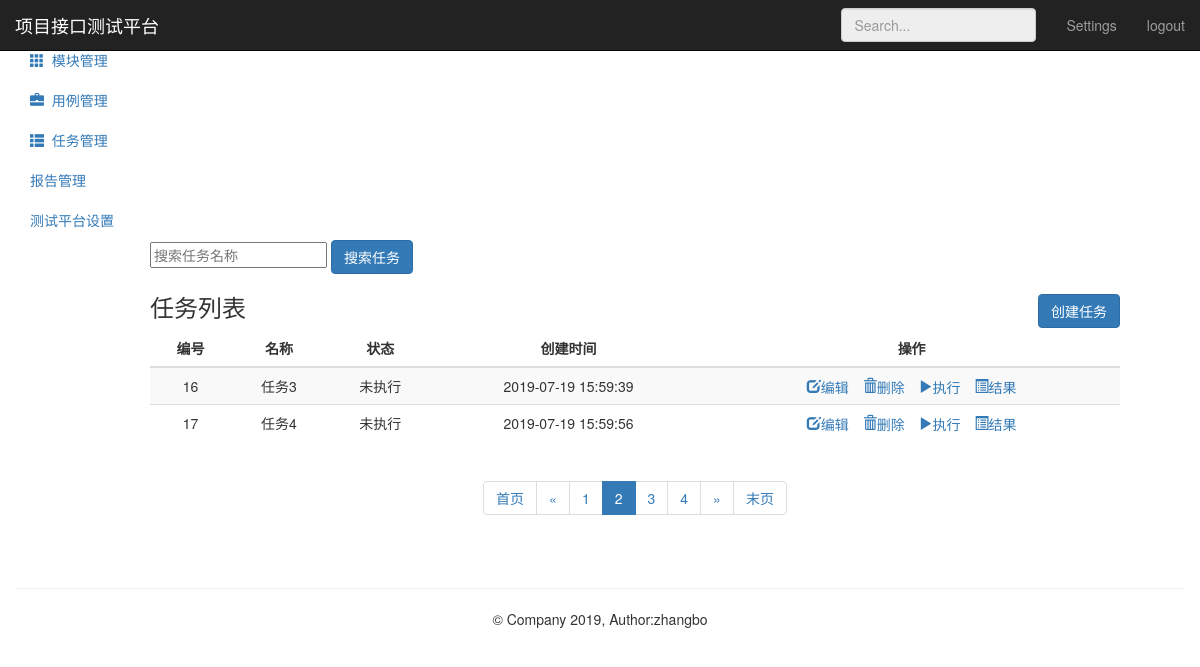
Screenshot of /testtask/?page=2 (signed in) with the database file from the repository.
### testtask_app/models.py (models this page shows, shortened)
class TestTask(models.Model):
      name = models.CharField("名称",max_length=100,blank=False,default="")
      status = models.IntegerField("状态：",default=0)#未执行0、执行中1、执行成功2、执行失败3
      describe = models.TextField("描述",default="")
      cases = models.TextField("关联用例",default="")
      create_time = models.DateTimeField("创建时间",auto_now_add=True)

### testtask_app/views.py (the view)
# urls.py: path('',views.testtask_manage),
@login_required
def testtask_manage(request):
    tasks = TestTask.objects.all()
    paginator = Paginator(tasks,2)
    paginator_num_pages = paginator.num_pages
    paginator_num_pages_array_ = paginator.page_range
    page1 = paginator.page(1)
    page_num = page1.number
    page = request.GET.get('page','')
    print ("urlpage传参：",page)
    try:
        contacts = paginator.page(page)
        print ("contacts---------->1",contacts)
    except PageNotAnInteger:
        contacts = paginator.page(1)
        print ("contacts---------->2",contacts)
    except EmptyPage:
        contacts = paginator.page(paginator.num_pages)
        print ("contacts---------->3",contacts)
    return render(request,"task_list.html",{"type":"list",
                                            "tasks":contacts,
                                            "page":page,
                                            "page_num":page_num,
                                            "paginator_num_pages":paginator_num_pages,
                                            "paginator_num_pages_array_":paginator_num_pages_array_})

### templates/task_list.html (shortened to what this page needs)
{% extends "base.html" %}
{% block base %}
<nav class="navbar navbar-inverse navbar-fixed-top" xmlns="http://www.w3.org/1999/html">
    <div class="container-fluid">
        <div class="navbar-header">
            <a class="navbar-brand" href="#">项目接口测试平台</a>
        </div>
        <div id="navbar" class="navbar-collapse collapse">
            <ul class="nav navbar-nav navbar-right">
                <li><a href="#">Settings</a></li>
                <li><a href="/logout/">logout</a></li>
            </ul>
            <form class="navbar-form navbar-right">
                <input type="text" class="form-control" placeholder="Search..."  disabled="disabled">
            </form>
        </div>
    </div>
</nav>
<div class="container-fluid">
    <div class="row">
        <div class="col-sm-3 col-md-2 sidebar" style="width:150px;">
            <ul class="nav nav-sidebar">
                <li>
                    <a href="/project/">
                    </a>
                </li>
                <li>
                    <a href="/module/">
                        <i class="glyphicon glyphicon-th"></i>&nbsp;&nbsp;模块管理
                    </a>
                </li>
            </ul>
            <ul class="nav nav-sidebar">
                <li>
                   <a href="/testcase/">
                       <i class="glyphicon glyphicon-briefcase"></i>&nbsp;&nbsp;用例管理
                   </a>
                </li>
                <li class="active">
                   <a href="/testtask/">
                       <i class="glyphicon glyphicon-th-list"></i>&nbsp;&nbsp;任务管理
                   </a>
                </li>
            </ul>
            <ul class="nav nav-sidebar">
                <li><a href="">报告管理</a></li>
                <li><a href="">测试平台设置</a></li>
            </ul>
        </div>
        <div style="margin-left: 135px;" class="col-sm-9 col-sm-offset-3 col-md-10 col-md-offset-2 main">
            {% if type == "list" %}
                <form class="module" method="get" name="module-page" action="search">
                    <input  type="text" name="search_name" placeholder="搜索任务名称">
                    <button class="btn btn-primary" type="submit" >搜索任务</button>
                </form>
                <h3 class="sub-header">任务列表
                    <button class="btn btn-primary" name="submit" style="float:right;"
                            onclick="location.href='/testtask/add_task/'">创建任务</button>
                </h3>
                <div class="table-responsive op">
                    <table class="table table-striped">
                        <thead>
                            <tr>
                                <th class="op">编号</th>
                                <th class="op">名称</th>
                                <th class="op">状态</th>
                                <th class="op">创建时间</th>
                                <th class="op">操作</th>
                            </tr>
                        </thead>
                        <tbody>
                            {% for task in tasks %}
                            <tr>
                                <td>{{ task.id}}</td>
                                <td>{{ task.name}}</td>
                                {% if task.status == 0 %}
                                    <td>未执行</td>
                                {% elif task.status == 1 %}
                                    <td>执行中</td>
                                {% elif task.status == 2 %}
                                    <td>已完成</td>
                                {% else %}
                                    <td>失败</td>
                                {% endif %}
                                <td>{{ task.create_time | date:"Y-m-d H:i:s" }}</td>
                                <td>
                                    <a href="/testtask/edit_task/{{ task.id }}/">
                                          <i class="glyphicon glyphicon-edit">编辑</i>
                                    </a>
                                    <a href="/testtask/delete_task/{{ task.id }}/" style="margin-left:10px;"
                                              onclick="return del_task()">
                                          <i class="glyphicon glyphicon-trash">删除</i>
                                    </a>
                                    <a href="#" onclick="return RunTask('{{ task.id }}')" style="margin-left:10px;">
                                          <i class="glyphicon glyphicon-play">执行</i>
                                    </a>
                                    <a href="/testtask/result/{{ task.id }}/" style="margin-left:10px;">
                                          <i class="glyphicon glyphicon-list-alt">结果</i>
                                    </a>
                                </td>
                            </tr>
                            {% endfor %}
                        </tbody>
                    </table>
                </div>
            {% endif %}
            <div style="text-align: center;">
               <nav aria-label="Page navigation">
                  <ul class="pagination">
                      {% if tasks %}
                          {% if search_name %}
                              <li>
                                  <a href="?search_name={{ search_name }}&page={{ page_num }}" aria-label="Previous">
                                      <span aria-hidden="true">首页</span>
                                  </a>
                              </li>
                          {% else %}
                              <li>
                                  <a href="?page={{ page_num }}" aria-label="Previous">
                                      <span aria-hidden="true">首页</span>
                                  </a>
                              </li>
                          {% endif %}
                          {% if tasks.has_previous %}
                              {% if search_name %}
                                  <li>
                                      <a href="?search_name={{ search_name }}&page={{ tasks.previous_page_number}}" aria-label="Previous">
                                          <span aria-hidden="true">&laquo;</span>
                                      </a>
                                  </li>
                              {% else %}
                                  <li>
                                      <a href="?page={{ tasks.previous_page_number}}" aria-label="Previous">
                                          <span aria-hidden="true">&laquo;</span>
                                      </a>
                                  </li>
                              {% endif %}
                          {% else %}
                              <li class="disabled">
                                      <a href="#" aria-label="Next">
                                          <span aria-hidden="true">&laquo;</span>
                                      </a>
                              </li>
                          {% endif%}
                          {% for p1 in paginator_num_pages_array_ %}
                              {% if tasks.has_previous %}
                                  {% if search_name %}
                                      {% if p1 == tasks.number %}
                                          <li class="active">
                                              <a href="?search_name={{ search_name }}&page={{ p1 }}">
                                                  {{ p1 }}
                                              </a>
                                          </li>
                                      {% else %}
                                          <li>
                                              <a href="?search_name={{ search_name }}&page={{ p1 }}">
                                                  {{ p1 }}
                                              </a>
                                          </li>
                                      {% endif %}
                                  {% else %}
                                      {% if p1 == tasks.number %}
                                          <li class="active">
                                              <a href="?page={{ p1 }}">
                                                  {{ p1 }}
                                              </a>
                                          </li>
                                      {% else %}
                                          <li>
                                              <a href="?page={{ p1 }}">
                                                  {{ p1 }}
                                              </a>
                                          </li>
                                      {% endif %}
                                  {% endif %}
                              {% endif %}
                          {% endfor %}
                          {% if tasks.has_next %}
                              {% if search_name %}
                                  <li>
                                      <a href="?search_name={{ search_name }}&page={{ tasks.next_page_number}}" aria-label="Previous">
                                          <span aria-hidden="true">&raquo;</span>
                                      </a>
                                  </li>
                              {% else %}
                                  <li>
                                      <a href="?page={{ tasks.next_page_number}}" aria-label="Previous">
                                          <span aria-hidden="true">&raquo;</span>
                                      </a>
                                  </li>
                              {% endif %}
                          {% else %}
                              <li class="disabled">
                                      <a href="#" aria-label="Next">
                                          <span aria-hidden="true">&raquo;</span>
                                      </a>
                              </li>
                          {% endif%}
                          {% if search_name %}
                              <li>
                                  <a href="?search_name={{ search_name }}&page={{ paginator_num_pages }}" aria-label="Previous">
                                      <span aria-hidden="true">末页</span>
                                  </a>
                             </li>
                          {% else %}
                              <li>
                                  <a href="?page={{ paginator_num_pages }}" aria-label="Previous">
                                      <span aria-hidden="true">末页</span>
                                  </a>
                             </li>
                          {% endif %}
                      {% endif %}
                  </ul>
               </nav>
            </div>
        </div>
    </div>
</div>
{% endblock %}

### templates/task_list.html (style rules this page uses)
.op { text-align: center; }

### rows the page displays
TestTask: id "16", name "任务3", status "未执行", create_time "2019-07-19 15:59:39"
TestTask: id "17", name "任务4", status "未执行", create_time "2019-07-19 15:59:56"

### other values shown
{{ p1 }} "1" "3" "4"
{{ p1 }} "2"
